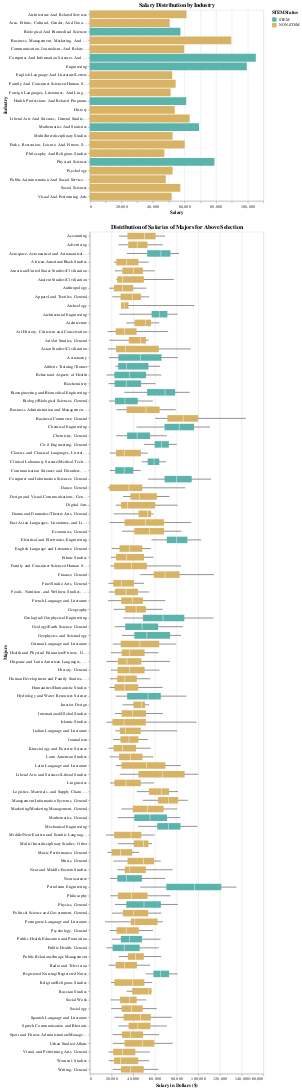

This figure's notebook cell:
### Code cell
# alt.data_transformers.disable_max_rows()

# # establish the color mapping
# scale = alt.Scale(domain=['STEM', 'NON-STEM'],
#                   range=['#5ab4ac', '#d8b365'])

# # radio buttons to select year
# years = df_industry['Year'].unique()
# year_radio = alt.binding_radio(options=years)
# year_select = alt.selection_single(fields=['Year'], bind=year_radio, name="Year")
# year_color_condition = alt.condition(year_select,
#                       alt.Color('Year:Q', legend=None),
#                       alt.value('lightgray'))

# #list of institutions
# institutionss = df_industry['inst_name'].unique()

# # select institution dropdown
# inst_dropdowns = alt.binding_select(options=institutionss)
# inst_selects = alt.selection_single(
#     fields=['inst_name'], 
#     bind=inst_dropdowns, 
#     name="inst_name",
#     init = {'inst_name' : "UT Austin"}
# )

# interval = alt.selection_multi(on='click', encodings=['y'])

# chart = alt.Chart(df_industry).mark_bar().encode(
#     y = alt.Y('CIP2Title:N', axis=alt.Axis(title='Industry')),
#     x = alt.X('mean(Year5Wage_Median):Q', axis=alt.Axis(title='Salary')),
#     color = alt.condition(interval, 'STEMStatus:N', alt.value('lightgray'), scale=scale),
#     tooltip = ['mean(Year5Wage_Median):Q','CIP2Title:N']
# ).properties(
#     title = "Salary Distribution by Industry",
# ).add_selection(
#     interval,
#     inst_selects,
#     year_select
# ).transform_filter(
#     inst_selects
# ).transform_filter(
#     year_select
# ).interactive()

# # box = alt.LayerChart(df_ind_austin).transform_aggregate(
# # min="Year1Wage_Min:Q",
# # max="Year1Wage_Max:Q",
# # mean="Year1Wage_Mean:Q",
# # q1="Year1Wage_P25:Q",
# # q3="Year1Wage_P75:Q"

# box = alt.LayerChart(df_industry).encode(
# tooltip = ['inst_name:N', 'CIP6Title:N','Year1Wage_Min:Q','Year1Wage_P25:Q', 'Year1Wage_Mean:Q', 'Year1Wage_P75:Q', 'Year1Wage_Max:Q'],
# y= alt.Y('CIP6Title:N', title = 'Majors')
# ).add_layers(
# alt.Chart().mark_rule(tooltip=True).encode(x=alt.X('median(Year1Wage_P10):Q', title='Salary in Dollars ($)'), x2='min(Year1Wage_P90):Q').interactive(),
# alt.Chart().mark_bar(size = 15, height = 20, tooltip=True).encode(x='mean(Year1Wage_P25):Q', x2='mean(Year1Wage_P75):Q', color=alt.Color('STEMStatus:N')).interactive(),
# alt.Chart().mark_tick(color='white', height=18,tooltip=True).encode(x='mean(Year1Wage_Median):Q').interactive()
# ).transform_filter(
#     interval
# ).transform_filter(
#     inst_selects
# ).properties(
#     title='Distribution of Salaries of Majors for Above Selection'
# ).interactive()

# chart & box.add_selection(alt.selection_single())

### Figure 1 — Vega-Lite specification as saved in the notebook (floating-point values rounded to 4 significant figures; data arrays with more than 128 entries replaced by an {"elided": "..."} marker saying what was removed)
{"config": {"view": {"continuousWidth": 400, "continuousHeight": 300}}, "vconcat": [{"mark": "bar", "encoding": {"color": {"condition": {"type": "nominal", "field": "STEMStatus", "scale": {"domain": ["STEM", "NON-STEM"], "range": ["#5ab4ac", "#d8b365"]}, "selection": "selector003"}, "value": "lightgray"}, "tooltip": [{"type": "quantitative", "aggregate": "mean", "field": "Year5Wage_Median"}, {"type": "nominal", "field": "CIP2Title"}], "x": {"type": "quantitative", "aggregate": "mean", "axis": {"title": "Salary"}, "field": "Year5Wage_Median"}, "y": {"type": "nominal", "axis": {"title": "Industry"}, "field": "CIP2Title"}}, "selection": {"selector003": {"type": "multi", "on": "click", "encodings": ["y"]}, "inst_name": {"type": "single", "fields": ["inst_name"], "bind": {"input": "select", "options": ["UT Arlington", "UT Austin", "UT Dallas", "UT El Paso", "UT Health Science Center - Houston", "UT Health Science Center - San Antonio", "UT MD Anderson Cancer Center", "UT Medical Branch - Galveston", "UT Permian Basin", "UT Rio Grande Valley", "UT San Antonio", "UT Southwestern Medical Center", "UT Tyler"]}, "init": {"inst_name": "UT Austin"}}, "Year": {"type": "single", "fields": ["Year"], "bind": {"input": "radio", "options": [1.0, 5.0, 10.0]}}, "selector004": {"type": "interval", "bind": "scales", "encodings": ["x", "y"]}}, "title": "Salary Distribution by Industry", "transform": [{"filter": {"selection": "inst_name"}}, {"filter": {"selection": "Year"}}]}, {"layer": [{"mark": {"type": "rule", "tooltip": true}, "encoding": {"x": {"type": "quantitative", "aggregate": "median", "field": "Year1Wage_P10", "title": "Salary in Dollars ($)"}, "x2": {"aggregate": "min", "field": "Year1Wage_P90"}}, "selection": {"selector005": {"type": "interval", "bind": "scales", "encodings": ["x", "y"]}, "selector008": {"type": "interval", "bind": "scales", "encodings": ["x", "y"]}, "selector009": {"type": "single"}}}, {"mark": {"type": "bar", "height": 20, "size": 15, "tooltip": true}, "encoding": {"color": {"type": "nominal", "field": "STEMStatus"}, "x": {"type": "quantitative", "aggregate": "mean", "field": "Year1Wage_P25"}, "x2": {"aggregate": "mean", "field": "Year1Wage_P75"}}, "selection": {"selector006": {"type": "interval", "bind": "scales", "encodings": ["x", "y"]}}}, {"mark": {"type": "tick", "color": "white", "height": 18, "tooltip": true}, "encoding": {"x": {"type": "quantitative", "aggregate": "mean", "field": "Year1Wage_Median"}}, "selection": {"selector007": {"type": "interval", "bind": "scales", "encodings": ["x", "y"]}}}], "encoding": {"tooltip": [{"type": "nominal", "field": "inst_name"}, {"type": "nominal", "field": "CIP6Title"}, {"type": "quantitative", "field": "Year1Wage_Min"}, {"type": "quantitative", "field": "Year1Wage_P25"}, {"type": "quantitative", "field": "Year1Wage_Mean"}, {"type": "quantitative", "field": "Year1Wage_P75"}, {"type": "quantitative", "field": "Year1Wage_Max"}], "y": {"type": "nominal", "field": "CIP6Title", "title": "Majors"}}, "title": "Distribution of Salaries of Majors for Above Selection", "transform": [{"filter": {"selection": "selector003"}}, {"filter": {"selection": "inst_name"}}]}], "data": {"name": "data-cd495eb349e42547f29d8be62649dd5f"}, "$schema": "https://vega.github.io/schema/vega-lite/v4.8.1.json", "datasets": {"data-cd495eb349e42547f29d8be62649dd5f": {"elided": "1437 records"}}}
